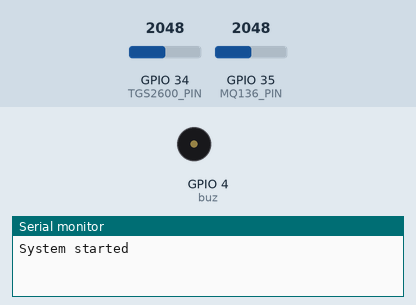
This sketch was run on a simulated ESP32. Shown: buzzer (waves = sounding, pin HIGH), the last lines printed to the serial monitor. Inputs (shaded band) come from the test bench; at power-on: GPIO 34 (TGS2600_PIN) = 2048, GPIO 35 (MQ136_PIN) = 2048. WiFi joins after 1.5 s; servers stay silent unless stated.

Above: at 3.0 s.
3.1 s: GPIO 34 (TGS2600_PIN) set to 1881
9.3 s: GPIO 34 (TGS2600_PIN) set to 1778
At 10.8 s:
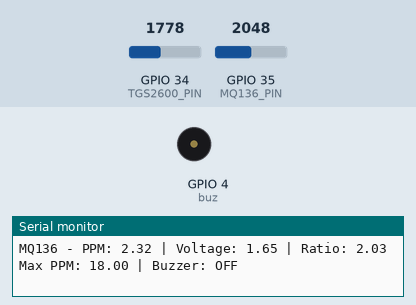
15.3 s: GPIO 34 (TGS2600_PIN) set to 2047
At 18.1 s:
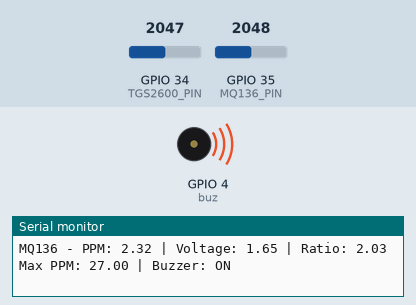
21.3 s: GPIO 34 (TGS2600_PIN) set to 1228
At 21.8 s:
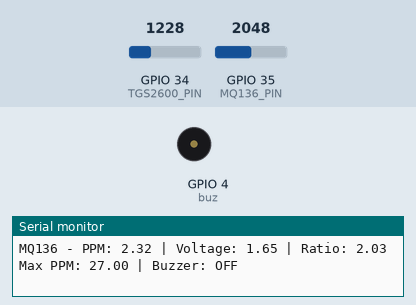
Timing chart, 0 to 23.8 s (numbered marks = the images above; inputs shaded):
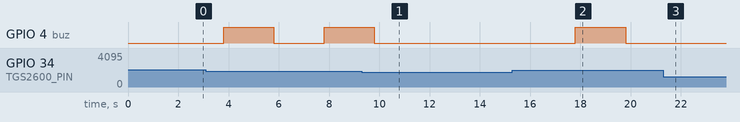

The sketch:

MonitorGas.ino
```cpp
#define BLYNK_PRINT Serial

#define BLYNK_AUTH_TOKEN "289PB4GsVg786NIpbIW97SH7PWPmXODz"
#define BLYNK_TEMPLATE_ID "TMPL6FFDBavRj"
#define BLYNK_TEMPLATE_NAME "Monitor Gas"

#include <WiFi.h>
#include <WiFiClient.h>
#include <BlynkSimpleEsp32.h>

// Define your Blynk authentication token
// Your WiFi credentials
char ssid[] = "GELOMBANG";
char pass[] = "";

// Analog pin definitions
#define TGS2600_PIN 34   // GPIO34 (Analog ADC1_CH6)
#define MQ136_PIN 35     // GPIO35 (Analog ADC1_CH7)
#define buz 4

// Calibration values - adjust based on your sensors
#define TGS2600_RLOAD 10.0  // Load resistance in kOhms
#define MQ136_RLOAD 10.0     // Load resistance in kOhms

// Variables for sensor readings
float tgs2600_ratio = 0;
float mq136_ratio = 0;
float tgs2600_ppm = 0;
float mq136_ppm = 0;

// Variables for buzzer control
unsigned long previousBuzzerMillis = 0;
int buzzerState = LOW;
int beepCount = 0;
int maxBeeps = 0;
int beepInterval = 0;

BlynkTimer timer;

void controlBuzzer() {
  // Determine which sensor has higher ppm
  float max_ppm = max(tgs2600_ppm, mq136_ppm);

  // Reset buzzer logic if ppm is below 20
  if (max_ppm <= 20) {
    digitalWrite(buz, LOW);
    beepCount = 0;
    return;
  }

  // Determine buzzer pattern based on ppm level
  if (max_ppm > 20 && max_ppm <= 50) {
    // 1-3 beeps with 300ms interval
    maxBeeps = map(max_ppm, 21, 50, 1, 3);
    beepInterval = 300;
  }
  else if (max_ppm > 50 && max_ppm <= 100) {
    // Long beep with 1 second interval
    maxBeeps = 1;
    beepInterval = 1000;
  }
  else if (max_ppm > 100 && max_ppm <= 400) {
    // Continuous beep
    maxBeeps = 1;
    beepInterval = 300;
  }
  else if (max_ppm > 400) {
    // For ppm above 400, turn off buzzer (or implement different behavior)
    digitalWrite(buz, LOW);
    return;
  }

  // Handle buzzer patterns
  unsigned long currentMillis = millis();

  if (currentMillis - previousBuzzerMillis >= beepInterval) {
    previousBuzzerMillis = currentMillis;

    if (buzzerState == LOW && beepCount < maxBeeps) {
      buzzerState = HIGH;
      digitalWrite(buz, buzzerState);
      beepCount++;
    }
    else {
      buzzerState = LOW;
      digitalWrite(buz, buzzerState);

      // If we've completed all beeps, reset for next cycle
      if (beepCount >= maxBeeps) {
        beepCount = 0;
      }
    }
  }
}

void readSensors() {
  // Read TGS2600 sensor
  int tgs2600_raw = analogRead(TGS2600_PIN);
  float tgs2600_voltage = tgs2600_raw * (3.3 / 4095.0); // ESP32 ADC resolution is 12-bit (0-4095)
  float tgs2600_rs = ((5.0 - tgs2600_voltage) / tgs2600_voltage) * TGS2600_RLOAD;
  tgs2600_ratio = tgs2600_rs / TGS2600_RLOAD;

  // Read MQ136 sensor
  int mq136_raw = analogRead(MQ136_PIN);
  float mq136_voltage = mq136_raw * (3.3 / 4095.0);
  float mq136_rs = ((5.0 - mq136_voltage) / mq136_voltage) * MQ136_RLOAD;
  mq136_ratio = mq136_rs / MQ136_RLOAD;

  tgs2600_ppm = pow(10, (log10(tgs2600_ratio) - 0.8) / -0.5); // Example for air quality
  mq136_ppm = pow(10, (log10(mq136_ratio) - 0.6) / -0.8);     // Example for H2S
  tgs2600_ppm = map(tgs2600_ppm, 0, 1000, 0,3000);
  // Send data to Blynk
  Blynk.virtualWrite(V0, tgs2600_ppm);  // Virtual pin V0 for TGS2600
  Blynk.virtualWrite(V1, mq136_ppm);    // Virtual pin V1 for MQ136
  Blynk.virtualWrite(V2, tgs2600_voltage); // Raw voltage for debugging
  Blynk.virtualWrite(V3, mq136_voltage);   // Raw voltage for debugging

  // Control buzzer based on sensor readings
  controlBuzzer();

  // Print to serial for debugging
  Serial.print("TGS2600 - PPM: ");
  Serial.print(tgs2600_ppm);
  Serial.print(" | Voltage: ");
  Serial.print(tgs2600_voltage);
  Serial.print(" | Ratio: ");
  Serial.println(tgs2600_ratio);

  Serial.print("MQ136 - PPM: ");
  Serial.print(mq136_ppm);
  Serial.print(" | Voltage: ");
  Serial.print(mq136_voltage);
  Serial.print(" | Ratio: ");
  Serial.println(mq136_ratio);

  // Print buzzer status
  float max_ppm = max(tgs2600_ppm, mq136_ppm);
  Serial.print("Max PPM: ");
  Serial.print(max_ppm);
  Serial.print(" | Buzzer: ");
  Serial.println(digitalRead(buz) ? "ON" : "OFF");
}

void setup() {
  Serial.begin(115200);
  Blynk.begin(BLYNK_AUTH_TOKEN, ssid, pass);
  timer.setInterval(2000L, readSensors);
  analogSetAttenuation(ADC_11db);
  pinMode(buz, OUTPUT);
  digitalWrite(buz, LOW);
  Serial.println("System started");
}

void loop() {
  Blynk.run();
  timer.run();
}
```

Measured:
- after the input at 9.3 s, GPIO 4 (buz): goes on until 9.8 s, then stays LOW
- after the input at 15.3 s, GPIO 4 (buz): LOW → HIGH after 2.5 s, → LOW 2.0 s later
- after the input at 21.3 s, GPIO 4 (buz): stays LOW (without the input it goes to HIGH after 0.50 s)
